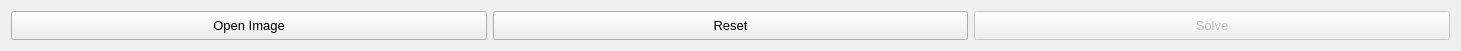
   <widget class="QWidget" name="horizontalLayoutWidget">
    <property name="geometry">
     <rect>
      <x>70</x>
      <y>149</y>
      <width>1461</width>
      <height>51</height>
     </rect>
    </property>
    <layout class="QHBoxLayout" name="button_layout">
     <item>
      <widget class="QPushButton" name="image_button">
       <property name="sizePolicy">
        <sizepolicy hsizetype="Minimum" vsizetype="MinimumExpanding">
         <horstretch>0</horstretch>
         <verstretch>0</verstretch>
        </sizepolicy>
       </property>
       <property name="font">
        <font>
         <pointsize>10</pointsize>
        </font>
       </property>
       <property name="text">
        <string>Open Image</string>
       </property>
      </widget>
     </item>
     <item>
      <widget class="QPushButton" name="reset_button">
       <property name="sizePolicy">
        <sizepolicy hsizetype="Minimum" vsizetype="MinimumExpanding">
         <horstretch>0</horstretch>
         <verstretch>0</verstretch>
        </sizepolicy>
       </property>
       <property name="font">
        <font>
         <pointsize>10</pointsize>
        </font>
       </property>
       <property name="text">
        <string>Reset</string>
       </property>
      </widget>
     </item>
     <item>
      <widget class="QPushButton" name="solve_button">
       <property name="enabled">
        <bool>false</bool>
       </property>
       <property name="sizePolicy">
        <sizepolicy hsizetype="Minimum" vsizetype="MinimumExpanding">
         <horstretch>0</horstretch>
         <verstretch>0</verstretch>
        </sizepolicy>
       </property>
       <property name="font">
        <font>
         <pointsize>10</pointsize>
        </font>
       </property>
       <property name="text">
        <string>Solve</string>
       </property>
       <property name="checkable">
        <bool>false</bool>
       </property>
      </widget>
     </item>
    </layout>
   </widget>
